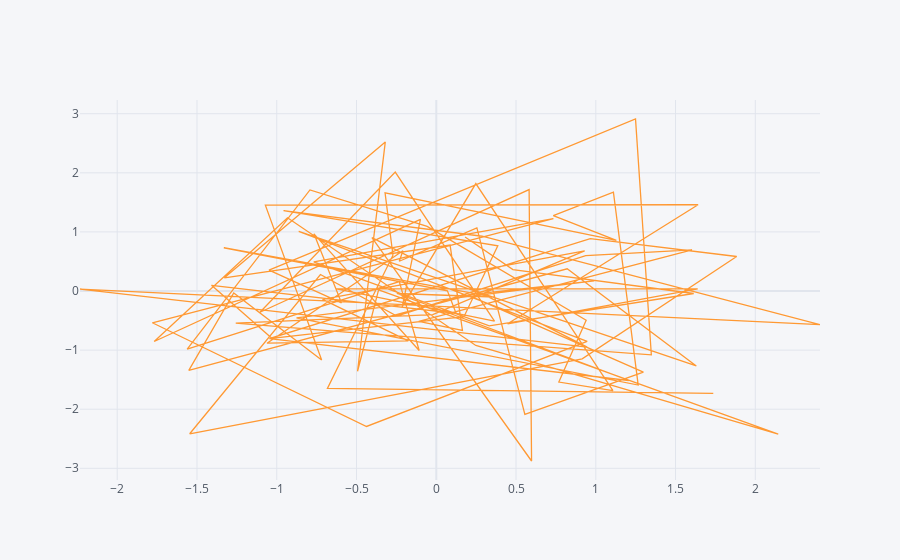

The notebook cell saved with this chart:
### Code cell
df.iplot(kind='scatter',x='A',y='B')
